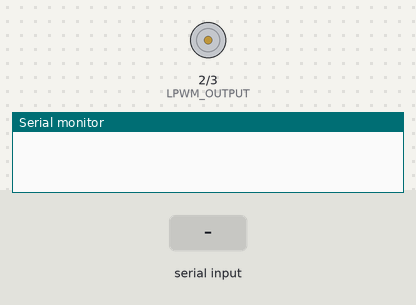
Recording of a sketch running on a simulated Arduino Uno, built with avr-gcc and run on an emulated ATmega328P. Parts: motor-driver pin pairs drawn as motors (green arrow = first pin HIGH = forward, orange = second pin HIGH = backward, longer = more drive), the last lines printed to the serial monitor. The inputs (shaded band) are chosen by the test bench.

Above: at 1.2 s.
1.3 s: "3\n" received over Serial
At 2.1 s:
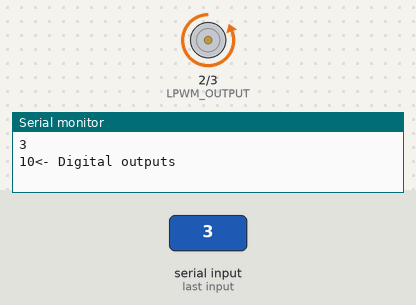
3.8 s: "4\n" received over Serial
At 4.4 s:
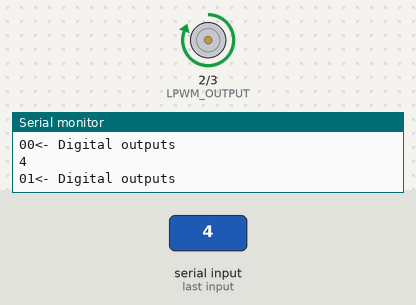
Timing chart, 0 to 6.8 s (numbered marks = the images above; inputs shaded):
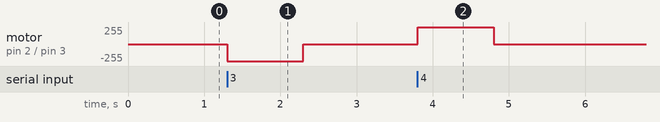

Measured:
- after the input at 1.3 s, motor on pin 2 (LPWM_OUTPUT) / pin 3 (RPWM_OUTPUT): stopped → backward 255/255 at once, → stopped 1.0 s later
- after the input at 3.8 s, motor on pin 2 (LPWM_OUTPUT) / pin 3 (RPWM_OUTPUT): stopped → forward 255/255 at once, → stopped 1.0 s later

The sketch:

epm_testing.ino
```cpp
const int RPWM_OUTPUT = 3; // Arduino PWM output pin 5; connect to IBT-2 pin 1 (RPWM)
const int LPWM_OUTPUT = 2; // Arduino PWM output pin 6; connect to IBT-2 pin 2 (LPWM)
const int DELAY = 100;

void setup()
{
   pinMode(RPWM_OUTPUT, OUTPUT);
   pinMode(LPWM_OUTPUT, OUTPUT);
   digitalWrite(RPWM_OUTPUT, LOW);
   digitalWrite(LPWM_OUTPUT, LOW);
   Serial.begin(9600);
}
void loop()
{
 while(Serial.available() == 0);
 int input = Serial.parseInt(SKIP_WHITESPACE);
 Serial.print(input);
 Serial.println();
 if(input == 1) {
  digitalWrite(LPWM_OUTPUT, LOW);
  digitalWrite(RPWM_OUTPUT, HIGH);
  delayMicroseconds(DELAY);
  digitalWrite(RPWM_OUTPUT, LOW);

 } else if(input == 2) {
  digitalWrite(RPWM_OUTPUT, LOW);
  digitalWrite(LPWM_OUTPUT, HIGH);
  delayMicroseconds(DELAY);
  digitalWrite(LPWM_OUTPUT, LOW);
 } else if(input == 3) {
  digitalWrite(RPWM_OUTPUT, HIGH);
  digitalWrite(LPWM_OUTPUT, LOW);
 } else if (input == 4) {
    digitalWrite(RPWM_OUTPUT, LOW);
    digitalWrite(LPWM_OUTPUT, HIGH);
 } else {
    digitalWrite(RPWM_OUTPUT, LOW);
    digitalWrite(LPWM_OUTPUT, LOW);
 }
 Serial.print(digitalRead(RPWM_OUTPUT));
 Serial.print(digitalRead(LPWM_OUTPUT));
 Serial.println("<- Digital outputs");
}
```
